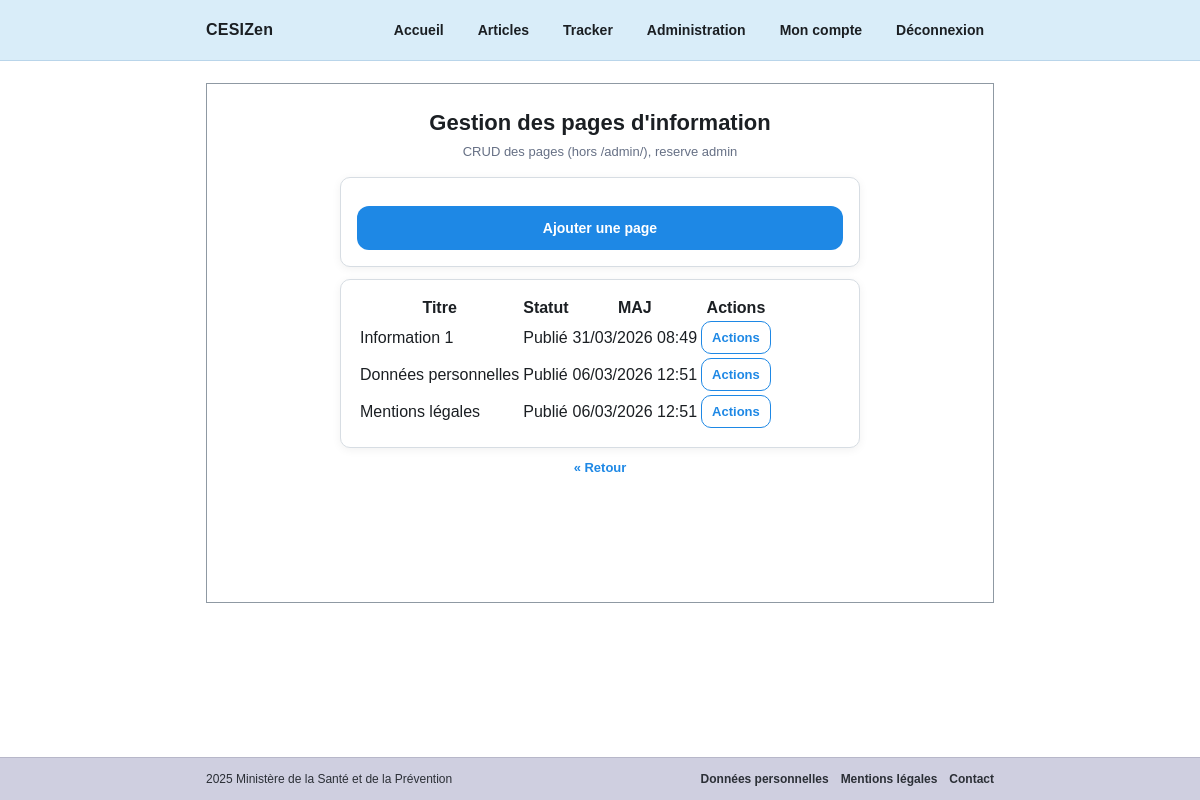
Before: /gestion/pages/ (signed in) with the older database file.
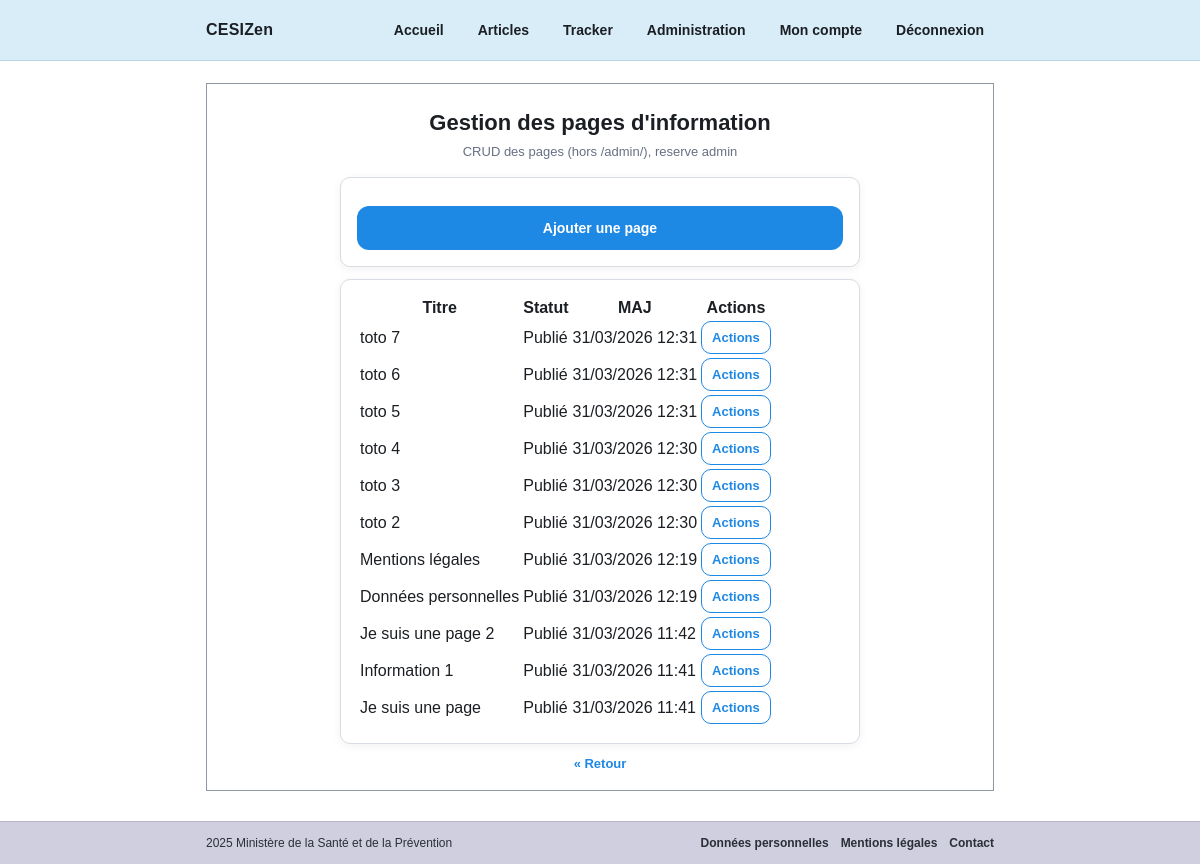
After: the same page with the newer database file.
### infos/models.py (models this page shows, shortened)
class PageInformation(models.Model):
    STATUT_CHOICES = [
        ("brouillon", "Brouillon"),
        ("publie", "Publié"),
        ("archive", "Archivé"),
    ]
    titre = models.CharField(max_length=120)
    slug = models.SlugField(unique=True)
    contenu = models.TextField()
    statut = models.CharField(max_length=10, choices=STATUT_CHOICES, default="brouillon")
    date_publication = models.DateTimeField(null=True, blank=True)
    date_mise_a_jour = models.DateTimeField(auto_now=True)

### infos/views_admin.py (the view)
# urls.py: path("gestion/pages/", views_admin.page_list, name="page_admin_list"),
@user_passes_test(is_admin)
def page_list(request):
    pages = PageInformation.objects.all().order_by("-date_mise_a_jour")
    return render(request, "infos/admin/page_list.html", {"pages": pages})

### accounts/context_processors.py (called while the page is built)
def admin_context(request):
    return {"is_admin_user": is_admin(request.user)}

### accounts/permissions.py (called while the page is built)
def is_admin(user):
    return user.is_authenticated and (user.is_staff or user.groups.filter(name="ADMIN").exists())

### templates/infos/admin/page_list.html (shortened to what this page needs)
{% extends "base.html" %}
{% block content %}
  <div class="center">
    <h1>Gestion des pages d'information</h1>
    <p class="subtitle">CRUD des pages (hors /admin/), reserve admin</p>
  </div>
  <div class="card">
    <a class="btn btn-primary" href="{% url 'page_admin_add' %}">Ajouter une page</a>
  </div>
  <div style="height:12px;"></div>
  <div class="card">
    {% if pages %}
      <table>
        <thead>
          <tr>
            <th>Titre</th>
            <th>Statut</th>
            <th>MAJ</th>
            <th>Actions</th>
          </tr>
        </thead>
        <tbody>
          {% for p in pages %}
            <tr>
              <td>{{ p.titre }}</td>
              <td>{{ p.get_statut_display }}</td>
              <td>{{ p.date_mise_a_jour|date:"d/m/Y H:i" }}</td>
              <td>
                <details class="row-actions">
                  <summary class="btn btn-secondary btn-sm">Actions</summary>
                </details>
              </td>
            </tr>
          {% endfor %}
        </tbody>
      </table>
    {% else %}
      <p class="subtitle">Aucune page creee.</p>
    {% endif %}
  </div>
  <div class="center">
    <a class="backlink" href="{% url 'home' %}">&laquo; Retour</a>
  </div>
{% endblock %}

### templates/base.html (shortened to what this page needs)
<!doctype html>
<html lang="fr">
<head>
</head>
<body>
  <header>
    <div class="header-inner">
      <div class="brand">CESIZen</div>
      <nav>
        <a href="{% url 'home' %}">Accueil</a>
        <a href="{% url 'articles' %}">Articles</a>
        <a href="{% url 'tracker_list' %}">Tracker</a>
        {% if user.is_authenticated %}
          {% if is_admin_user %}
            <details class="admin-menu">
              <summary>Administration</summary>
            </details>
          {% endif %}
            <a href="{% url 'profile' %}">Mon compte</a>
            <form class="nav-logout-form" method="post" action="{% url 'logout' %}">
              <button class="nav-logout-btn" type="submit">Déconnexion</button>
            </form>
        {% else %}
            <a href="{% url 'login' %}">Connexion</a>
        {% endif %}
      </nav>
    </div>
  </header>
  <main>
    <div class="page-frame">
      {% block content %}{% endblock %}
    </div>
  </main>
  <footer>
    <div class="footer-inner">
      <div>2025 Ministère de la Santé et de la Prévention</div>
      <div class="footer-links">
        {% include "partials/footer_links.html" %}
      </div>
    </div>
  </footer>
</body>
</html>

### templates/partials/footer_links.html
<a href="{% url 'page_detail' 'donnees-personnelles' %}">Données personnelles</a>
<a href="{% url 'page_detail' 'mentions-legales' %}">Mentions légales</a>
<a href="#">Contact</a>

### templates/base.html (style rules this page uses)
:root { --header-bg:#d9edf9; --footer-bg:#cfcfe0; --primary:#1e88e5; --primary-dark:#176fbe; --text:#1b1f23; --muted:#667085; --border:#d7dde3; --card:#ffffff; --page-bg:#ffffff; --shadow: 0 2px 10px rgba(0,0,0,.06); --radius: 10px; --maxw: 820px; }
* { box-sizing:border-box; }
body { margin:0; font-family: Arial, sans-serif; color:var(--text); background:var(--page-bg); min-height:100vh; display:flex; flex-direction:column; }
header { background:var(--header-bg); border-bottom:1px solid #b9d5ea; }
.header-inner { max-width:var(--maxw); margin:0 auto; padding:14px 16px; display:flex; align-items:center; justify-content:space-between; gap:12px; }
.brand { font-weight:700; letter-spacing:.2px; }
nav { display:flex; align-items:center; gap:14px; flex-wrap:wrap; justify-content:flex-end; }
nav a { color:var(--text); text-decoration:none; font-weight:600; font-size:14px; padding:8px 10px; border-radius:8px; }
.admin-menu { position:relative; }
.admin-menu summary { list-style:none; color:var(--text); font-weight:600; font-size:14px; padding:8px 10px; border-radius:8px; cursor:pointer; user-select:none; background:transparent; }
.nav-logout-form { display:inline; }
.nav-logout-btn { color:var(--text); text-decoration:none; font-weight:600; font-size:14px; padding:8px 10px; border-radius:8px; border:none; background:transparent; cursor:pointer; }
main { flex:1; max-width:var(--maxw); width:100%; margin:0 auto; padding:22px 16px 30px; }
.page-frame { border:1px solid #8f99a3; background:#fff; min-height:520px; padding:26px 16px 18px; }
.center { text-align:center; }
h1 { margin:0 0 8px; font-size:22px; }
.subtitle { margin:0 0 18px; color:var(--muted); font-size:13px; }
.card { max-width:520px; margin:0 auto; background:var(--card); border:1px solid var(--border); border-radius:var(--radius); padding:16px; box-shadow:var(--shadow); }
form { margin:0; }
.btn { display:inline-block; border:none; border-radius:12px; padding:14px 16px; font-weight:800; cursor:pointer; text-decoration:none; text-align:center; font-size:14px; }
.btn-primary { background:var(--primary); color:#fff; width:100%; margin-top:12px; }
.backlink { display:inline-block; margin-top:12px; font-size:13px; color:var(--primary); text-decoration:none; font-weight:700; }
.btn-sm { padding:8px 10px; border-radius:10px; font-size:13px; font-weight:800; width:auto; }
.btn-secondary { background:#fff; border:1px solid var(--primary); color:var(--primary); }
footer { background:var(--footer-bg); border-top:1px solid #b7b7c9; }
.footer-inner { max-width:var(--maxw); margin:0 auto; padding:14px 16px; display:flex; gap:12px; align-items:center; justify-content:space-between; flex-wrap:wrap; font-size:12px; color:#2b2f36; }
.footer-links { display:flex; gap:12px; flex-wrap:wrap; }
.footer-links a { color:#2b2f36; text-decoration:none; font-weight:700; }

### templates/infos/admin/page_list.html (style rules this page uses)
.row-actions { position: relative; display: inline-block; }
.row-actions summary { list-style: none; cursor: pointer; }

Changed rows visible on the page:
added PageInformation: titre "toto 7", statut "Publié", date_mise_a_jour "31/03/2026 12:31"
added PageInformation: titre "toto 6", statut "Publié", date_mise_a_jour "31/03/2026 12:31"
added PageInformation: titre "toto 5", statut "Publié", date_mise_a_jour "31/03/2026 12:31"
added PageInformation: titre "toto 4", statut "Publié", date_mise_a_jour "31/03/2026 12:30"
added PageInformation: titre "toto 3", statut "Publié", date_mise_a_jour "31/03/2026 12:30"
added PageInformation: titre "toto 2", statut "Publié", date_mise_a_jour "31/03/2026 12:30"
changed PageInformation "Mentions légales": date_mise_a_jour "06/03/2026 12:51" → "31/03/2026 12:19"; moves up the list
changed PageInformation "Données personnelles": date_mise_a_jour "06/03/2026 12:51" → "31/03/2026 12:19"; moves down the list
added PageInformation: titre "Je suis une page 2", statut "Publié", date_mise_a_jour "31/03/2026 11:42"
changed PageInformation "Information 1": date_mise_a_jour "31/03/2026 08:49" → "31/03/2026 11:41"
added PageInformation: titre "Je suis une page", statut "Publié", date_mise_a_jour "31/03/2026 11:41"
